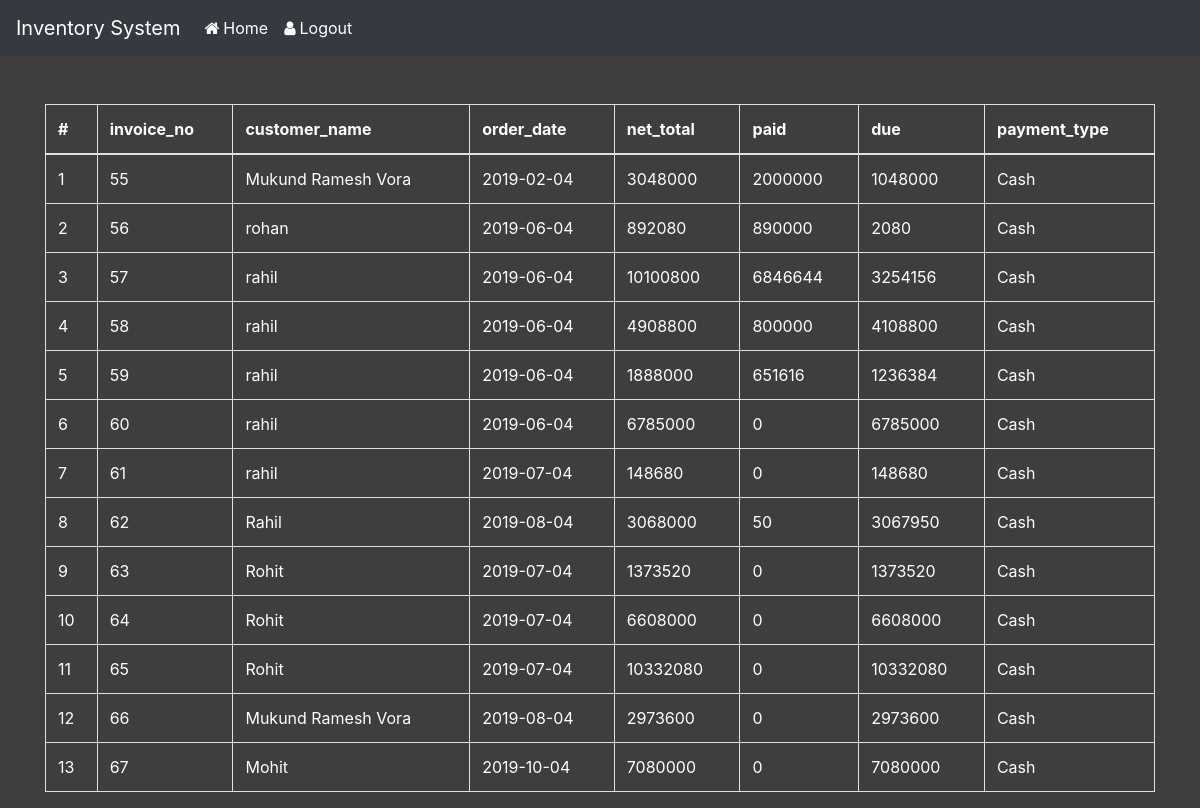
Screenshot of /view_invoice.php (signed in) with the database file from the repository.
### tables this page shows
CREATE TABLE `invoice` (
  `invoice_no` int(11) NOT NULL,
  `customer_name` varchar(100) NOT NULL,
  `order_date` date NOT NULL,
  `sub_total` double NOT NULL,
  `gst` double NOT NULL,
  `discount` double NOT NULL,
  `net_total` double NOT NULL,
  `paid` double NOT NULL,
  `due` double NOT NULL,
  `payment_type` tinytext NOT NULL,
  `userid` int(11) DEFAULT NULL
);

### view_invoice.php (the view, shortened to what this page needs)
<!DOCTYPE html>
<html>
<head>
    <link rel="stylesheet" href="https://maxcdn.bootstrapcdn.com/bootstrap/4.0.0-beta.2/css/bootstrap.min.css">
 	<link rel="stylesheet" type="text/css" href="https://maxcdn.bootstrapcdn.com/font-awesome/4.7.0/css/font-awesome.min.css">
   <link rel="stylesheet" type="text/css" href="./includes/style.css">
 </head>
<body>
	<?php include_once("./templates/header.php"); ?>
	<br/><br/>
	<div class="container">
		<table class="table table-hover table-bordered" id = "myTable">
		    <thead>
		      <tr>
		        <th onclick="sortTable(0)">#</th>
		        <th onclick="sortTable(1)">invoice_no</th>
		        <th onclick="sortTable(2)">customer_name</th>
		        <th onclick="sortTable(3)">order_date</th>
		        <th onclick="sortTable(4)">net_total</th>
                <th onclick="sortTable(5)">paid</th>
                <th onclick="sortTable(6)">due</th>
                <th onclick="sortTable(7)">payment_type</th>
		      </tr>
		    </thead>
		    <tbody id="get_invoice">
            <?php
                            $servername = "localhost";
                            $username = "root";
                            $password = "";
                            $db="project_inv";
                        $conn = mysqli_connect($servername, $username, $password, $db);
                        $sql = "SELECT * FROM invoice;";
                        $result = mysqli_query($conn, $sql);
                        if (mysqli_num_rows($result) > 0) {
                           $num = 1;
                            while($row = mysqli_fetch_assoc($result)) {
                                ?>
                                <tr ><td><?php echo $num++;?></td>
                                <td><?php echo $row["invoice_no"];?></td>
                                <td><?php echo  $row["customer_name"];?></td>
                                <td ><?php echo $row["order_date"];?></td>
                                <td id = "count-me"><?php echo $row["net_total"];?></td>
                                <td><?php echo $row["paid"];?></td>
                                <td><?php echo $row["due"];?></td>
                                <td><?php echo $row["payment_type"];?></td>
                                <?php
                            }
                            echo "</table>";
                        } else {
                            echo "0 results";
                        }
 ?>
	</div>
</body>
</html>

### includes/style.css (style rules this page uses)
body { background-color:rgb(63, 61, 61); opacity: 80; color:rgb(255, 253, 253); }

### rows the page displays
invoice: invoice_no "55", customer_name "Mukund Ramesh Vora", order_date "2019-02-04", net_total "3048000", paid "2000000", due "1048000", payment_type "Cash"
invoice: invoice_no "56", customer_name "rohan", order_date "2019-06-04", net_total "892080", paid "890000", due "2080", payment_type "Cash"
invoice: invoice_no "57", customer_name "rahil", order_date "2019-06-04", net_total "10100800", paid "6846644", due "3254156", payment_type "Cash"
invoice: invoice_no "58", customer_name "rahil", order_date "2019-06-04", net_total "4908800", paid "800000", due "4108800", payment_type "Cash"
invoice: invoice_no "59", customer_name "rahil", order_date "2019-06-04", net_total "1888000", paid "651616", due "1236384", payment_type "Cash"
invoice: invoice_no "60", customer_name "rahil", order_date "2019-06-04", net_total "6785000", paid "0", due "6785000", payment_type "Cash"
invoice: invoice_no "61", customer_name "rahil", order_date "2019-07-04", net_total "148680", paid "0", due "148680", payment_type "Cash"
invoice: invoice_no "62", customer_name "Rahil", order_date "2019-08-04", net_total "3068000", paid "50", due "3067950", payment_type "Cash"
invoice: invoice_no "63", customer_name "Rohit", order_date "2019-07-04", net_total "1373520", paid "0", due "1373520", payment_type "Cash"
invoice: invoice_no "64", customer_name "Rohit", order_date "2019-07-04", net_total "6608000", paid "0", due "6608000", payment_type "Cash"
invoice: invoice_no "65", customer_name "Rohit", order_date "2019-07-04", net_total "10332080", paid "0", due "10332080", payment_type "Cash"
invoice: invoice_no "66", customer_name "Mukund Ramesh Vora", order_date "2019-08-04", net_total "2973600", paid "0", due "2973600", payment_type "Cash"
invoice: invoice_no "67", customer_name "Mohit", order_date "2019-10-04", net_total "7080000", paid "0", due "7080000", payment_type "Cash"
